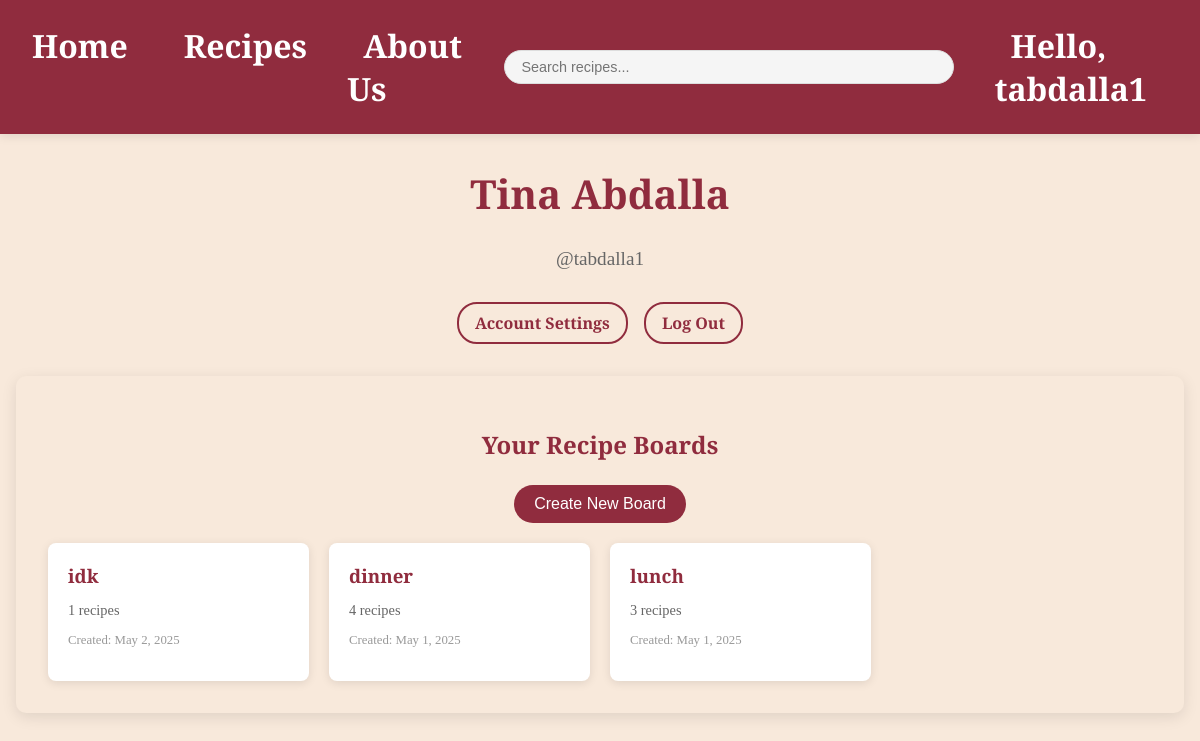
Screenshot of /account.php (signed in) with the database file from the repository.
### tables this page shows
CREATE TABLE `users` (
  `id` int(11) NOT NULL,
  `first_name` varchar(50) NOT NULL,
  `last_name` varchar(50) NOT NULL,
  `username` varchar(50) NOT NULL,
  `email` varchar(100) NOT NULL,
  `password` varchar(255) NOT NULL,
  `created_at` timestamp NOT NULL DEFAULT CURRENT_TIMESTAMP
);

CREATE TABLE `recipe_boards` (
  `id` int(11) NOT NULL,
  `user_id` int(11) NOT NULL,
  `name` varchar(255) NOT NULL,
  `created_at` timestamp NOT NULL DEFAULT CURRENT_TIMESTAMP
);

### account.php (the view, shortened to what this page needs)
<?php
include 'db.php';
$board_id = isset($_GET['board_id']) ? intval($_GET['board_id']) : 0;
$viewing_board = null;
$board_recipes = [];
$user_id = $_SESSION['user_id'];
$sql = "SELECT first_name, last_name, username FROM users WHERE id = ?";
$stmt = $conn->prepare($sql);
$stmt->bind_param("i", $user_id);
$stmt->execute();
$result = $stmt->get_result();
$user = $result->fetch_assoc();
$boards_sql = "SELECT * FROM recipe_boards WHERE user_id = ? ORDER BY created_at DESC";
$boards_stmt = $conn->prepare($boards_sql);
$boards_stmt->bind_param("i", $user_id);
$boards_stmt->execute();
$boards_result = $boards_stmt->get_result();
?>
<!DOCTYPE html>
<html lang="en">
<head>
    <link rel="stylesheet" href="styles.css">
</head>
<body>
    <nav>
        <ul>
            <li><a href="dashboard.php">Home</a></li>
            <li><a href="recipes.php">Recipes</a></li>
            <li><a href="about.php">About Us</a></li>
            <li class="search-bar">
                <form action="search.php" method="GET">
                    <input type="text" placeholder="Search recipes..." name="q">
                </form>
            </li>
            <?php if(isset($_SESSION['username'])): ?>
                <li><a href="account.php" class="username-link">Hello, <?php echo htmlspecialchars($_SESSION['username']); ?></a></li>
            <?php else: ?>
                <li class='active'><a href="login.php">Sign Up/In</a></li>
            <?php endif; ?>
        </ul>
    </nav>
    <div class="account-container">
        <div class="account-header">
            <h1><?php echo htmlspecialchars($user['first_name'] . ' ' . $user['last_name']); ?></h1>
            <p class="username">@<?php echo htmlspecialchars($user['username']); ?></p>
        </div>
        <div class="account-nav">
            <a href="accSetting.php">Account Settings</a>
            <a href="logout.php">Log Out</a>
        </div>
        <div class="account-content">
            <?php if ($viewing_board): ?>
                <div class="board-view">
                    <div class="board-view-header">
                        <a href="account.php" class="back-to-boards">
                            ← Back to all boards
                        </a>
                        <h2><?php echo htmlspecialchars($viewing_board['name']); ?></h2>
                        <div></div>
                    </div>
                    <?php if (!empty($board_recipes)): ?>
                        <div class="board-recipes-grid">
                            <?php foreach ($board_recipes as $recipe): ?>
                            <div class="board-recipe-card">
                                <img src="<?php echo htmlspecialchars($recipe['image_path']); ?>" alt="<?php echo htmlspecialchars($recipe['title']); ?>">
                                <div class="recipe-info">
                                    <h4><?php echo htmlspecialchars($recipe['title']); ?></h4>
                                    <a href="recipe.php?id=<?php echo $recipe['id']; ?>" class="view-recipe">View Recipe</a>
                                    <button class="remove-from-board"
                                            data-recipe-id="<?php echo $recipe['id']; ?>"
                                            data-board-id="<?php echo $board_id; ?>">
                                        Remove
                                    </button>
                                </div>
                            </div>
                            <?php endforeach; ?>
                        </div>
                    <?php else: ?>
                        <p>This board is empty. Save recipes to add them here!</p>
                    <?php endif; ?>
                </div>
            <?php else: ?>
                <h2>Your Recipe Boards</h2>
                <button id="createBoardBtn" class="create-board-btn">Create New Board</button>
                <div class="boards-grid">
                    <?php if ($boards_result->num_rows > 0): ?>
                        <?php while($board = $boards_result->fetch_assoc()):
                            $count_stmt = $conn->prepare("SELECT COUNT(*) as count FROM board_recipes WHERE board_id = ?");
                            $count_stmt->bind_param("i", $board['id']);
                            $count_stmt->execute();
                            $count_result = $count_stmt->get_result()->fetch_assoc();
                        ?>
                        <div class="board-card" onclick="window.location.href='account.php?board_id=<?php echo $board['id']; ?>'">
                            <h3><?php echo htmlspecialchars($board['name']); ?></h3>
                            <p class="recipe-count"><?php echo $count_result['count']; ?> recipes</p>
                            <p class="created-date">Created: <?php echo date('M j, Y', strtotime($board['created_at'])); ?></p>
                        </div>
                        <?php endwhile; ?>
                    <?php else: ?>
                        <p>You haven't created any boards yet.</p>
                    <?php endif; ?>
                </div>
            <?php endif; ?>
        </div>
    </div>
</body>
</html>

### styles.css (style rules this page uses)
body { font-family: 'Josefin Slab', serif; margin: 0; padding: 0; background-color: #F8E9DB; color: #333; }
nav { background-color: #902C3E; box-shadow: 0 2px 10px rgba(0,0,0,0.1); padding: 1.5rem 1rem; }
nav ul { list-style: none; display: flex; justify-content: center; margin: 0; padding: 0; gap: 2rem; }
nav li { margin: 0; }
nav a { text-decoration: none; color: #ffff; font-weight: 600; font-size: 2.0rem; padding: 0.5rem 1rem; transition: all 0.3s ease; }
nav .search-bar { margin: 0 1rem; display: flex; align-items: center; }
nav .search-bar form { display: flex; align-items: center; position: relative; }
nav .search-bar input { padding: 0.5rem 1rem; padding-right: 2rem; border: 1px solid #ddd; border-radius: 20px; font-size: 0.9rem; width: 400px; transition: width 0.3s ease; background-color: #f5f5f5; }
nav ul { gap: 1.5rem; }

### account.php (style rules this page uses)
.account-container { max-width: 1200px; margin: 2rem auto; padding: 0 1rem; }
.account-header { text-align: center; margin-bottom: 2rem; }
.account-header h1 { color: #902C3E; font-size: 2.5rem; }
.username { color: #666; font-size: 1.2rem; }
.account-nav { display: flex; justify-content: center; gap: 1rem; margin-bottom: 2rem; }
.account-nav a { color: #902C3E; text-decoration: none; font-weight: 600; padding: 0.5rem 1rem; border: 2px solid #902C3E; border-radius: 20px; transition: all 0.3s; }
.account-content { background: #F8E9DB; padding: 2rem; border-radius: 10px; box-shadow: 0 4px 15px rgba(0,0,0,0.1); }
.account-content h2 { color: #902C3E; text-align: center; margin-bottom: 1.5rem; }
.create-board-btn { background: #902C3E; color: white; border: none; padding: 10px 20px; border-radius: 20px; font-size: 1rem; cursor: pointer; margin: 20px auto; display: block; transition: background 0.3s; }
.boards-grid { display: grid; grid-template-columns: repeat(auto-fill, minmax(250px, 1fr)); gap: 20px; margin-top: 20px; }
.board-card { background: white; padding: 20px; border-radius: 8px; box-shadow: 0 2px 10px rgba(0,0,0,0.1); transition: transform 0.3s; cursor: pointer; position: relative; }
.board-card h3 { color: #902C3E; margin-top: 0; margin-bottom: 10px; }
.board-card .recipe-count { color: #666; font-size: 0.9rem; }
.board-card .created-date { color: #999; font-size: 0.8rem; margin-top: 5px; }

### rows the page displays
users: first_name+last_name "Tina Abdalla", username "tabdalla1"
recipe_boards: name "idk", count "1", created_at "May 2, 2025"
recipe_boards: name "dinner", count "4", created_at "May 1, 2025"
recipe_boards: name "lunch", count "3", created_at "May 1, 2025"

### other values shown
$_SESSION['username'] "tabdalla1"
